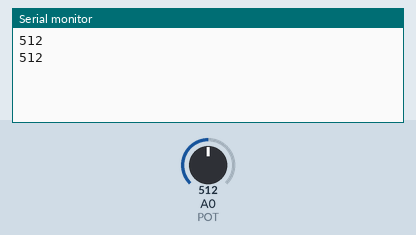
Simulated run of this sketch. Board: Arduino Uno, built with avr-gcc and run on an emulated ATmega328P. On the bench: the last lines printed to the serial monitor. Inputs (shaded band) come from the test bench; at power-on: A0 (POT) = 512.

Above: at 1.8 s.
1.9 s: A0 (POT) set to 716
At 2.8 s:
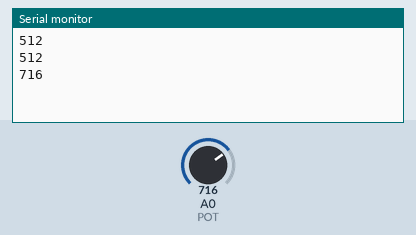
3.4 s: A0 (POT) set to 900
At 4.4 s:
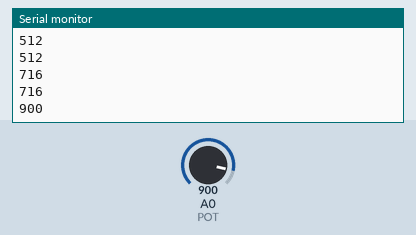
Timing chart, 0 to 6.4 s (numbered marks = the images above; inputs shaded):
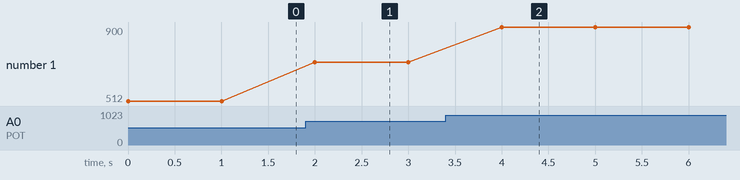

The sketch:

Potentio.ino
```cpp
#define POT A0

int inPOT=0;

void setup() {
  // put your setup code here, to run once:
  pinMode(POT,INPUT);

  Serial.begin(9600);
}

void loop() {
  // put your main code here, to run repeatedly:
  inPOT=analogRead(POT);
  Serial.println(inPOT);

  delay(1000);
}
```

Measured:
- after the input at 1.9 s, the serial monitor: prints a new line after 0.10 s (image 1)
- after the input at 3.4 s, the serial monitor: prints a new line after 0.60 s (image 2)
- plotted number 1: 512 → 716 after the input at 1.9 s, 716 → 900 after the input at 3.4 s
